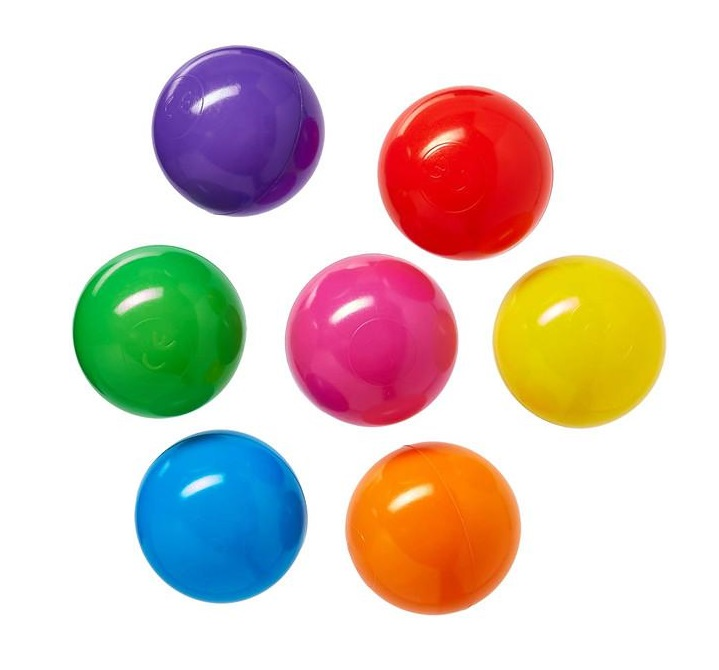
#> input picture images/color_ball.jpg, 719 x 670 px
$ python latihan_5.py
#> lines starting #> are read from the running program, lines starting #| are printed output that depends on the picture
import numpy as np
import cv2 as cv

img = cv.imread("../images/color_ball.jpg")
#> img is the input picture: shape (670, 719, 3); mean B, G, R 196.6, 204.5, 218.7
cv.imshow("Image Original", img)
img = cv.cvtColor(img, cv.COLOR_BGR2HSV)
#> img: shape (670, 719, 3); mean H, S, V 35.2, 73.8, 237.6


for y in range(img.shape[0]):
  for x in range(img.shape[1]):
    if img[y,x,0] > 90 and img[y,x,0] < 120 and img[y,x,1] > 40:
      img[y,x] = img[y,x]
    else:
      img[y,x] = [0,0,0]
#> img: shape (670, 719, 3); mean H, S, V 5, 11.8, 10.2

img = cv.cvtColor(img, cv.COLOR_HSV2BGR)
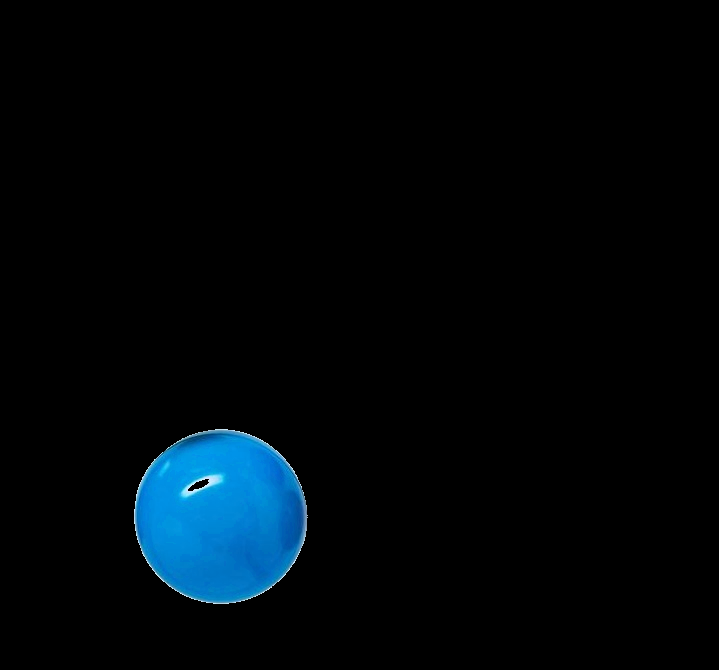
#> img: shape (670, 719, 3); mean B, G, R 10.2, 6.5, 0.6
cv.imshow("Image Filtered", img)

while(True):
    if cv.waitKey(1) & 0xFF == ord('q'):
#> (key q is pressed here)
        break

$ run again, with images/monas_2.jpg copied over images/color_ball.jpg
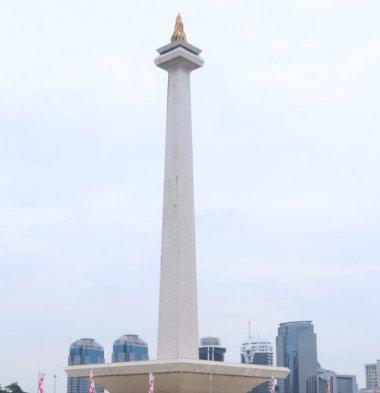
#> input picture images/monas_2.jpg, 380 x 393 px
#> img is the input picture: shape (393, 380, 3); mean B, G, R 237.8, 226.2, 219.7
#> `img = cv.cvtColor(img, cv.COLOR_HSV2BGR)`:
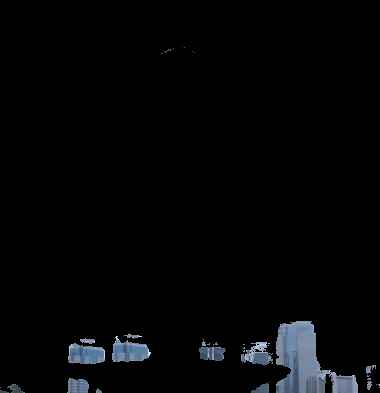
#> img: shape (393, 380, 3); mean B, G, R 6.2, 5.2, 4.5
